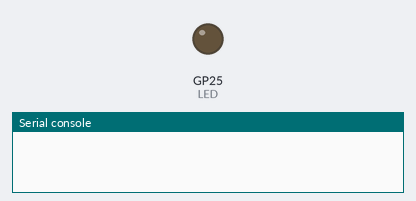
A program run on a simulated Raspberry Pi Pico running MicroPython. Shown: output pins drawn as LEDs (lit = HIGH), the last lines printed to the serial console. WiFi joins after 1.5 s; web requests get an empty 200 reply after 0.4 s. At 1.9 s the program stops and its outputs stay as they are.

Above: at 0.3 s.
At 1.6 s:
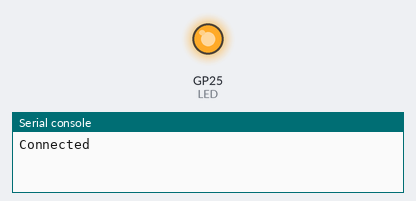
Timing chart, 0 to 3.1 s (numbered marks = the images above):
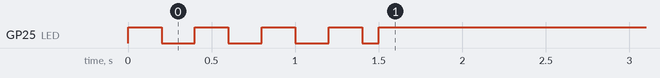

Measured:
- by itself, GP25 (LED): goes 3 × (HIGH 0.20 s, LOW 0.20 s), HIGH 0.20 s, LOW 0.10 s, then HIGH

The program:

sslclient.py
```python
import network
import socket
from machine import Pin, Timer
from time import sleep_ms
import ssl

def setup(country, ssid, key):
    rp2.country(country)
    wifi=network.WLAN(network.STA_IF)
    wifi.active(True)
    wifi.disconnect()
    LED=Pin("LED", Pin.OUT)
    LED.high()
    timeout=20000
    wifi.connect(ssid,key)
    timer=Timer()
    timer.init(period=200, mode=Timer.PERIODIC,
                            callback=lambda t:LED.toggle())
    s=0
    while timeout>0:
        s=wifi.status()
        if s==3 or s<0:
            break
        sleep_ms(100)
        timeout=timeout-100

    if(s<2):
        timer.init(period=1000, mode=Timer.PERIODIC,
                            callback=lambda t:LED.toggle())
    else:
        timer.deinit()
        LED.high()
    return wifi

wifi=setup("country", "ssid", "password")
print("Connected")
ai = socket.getaddrinfo("www.example.com", 443,socket.AF_INET)
addr = ai[0][-1]
s = socket.socket(socket.AF_INET)
s.connect(addr)
sslSock=ssl.wrap_socket(s)
request = b"GET / HTTP/1.1\r\nHost:example.com\r\n\r\n"
sslSock.write(request)
print(sslSock.recv(512).decode("utf-8"))
```
